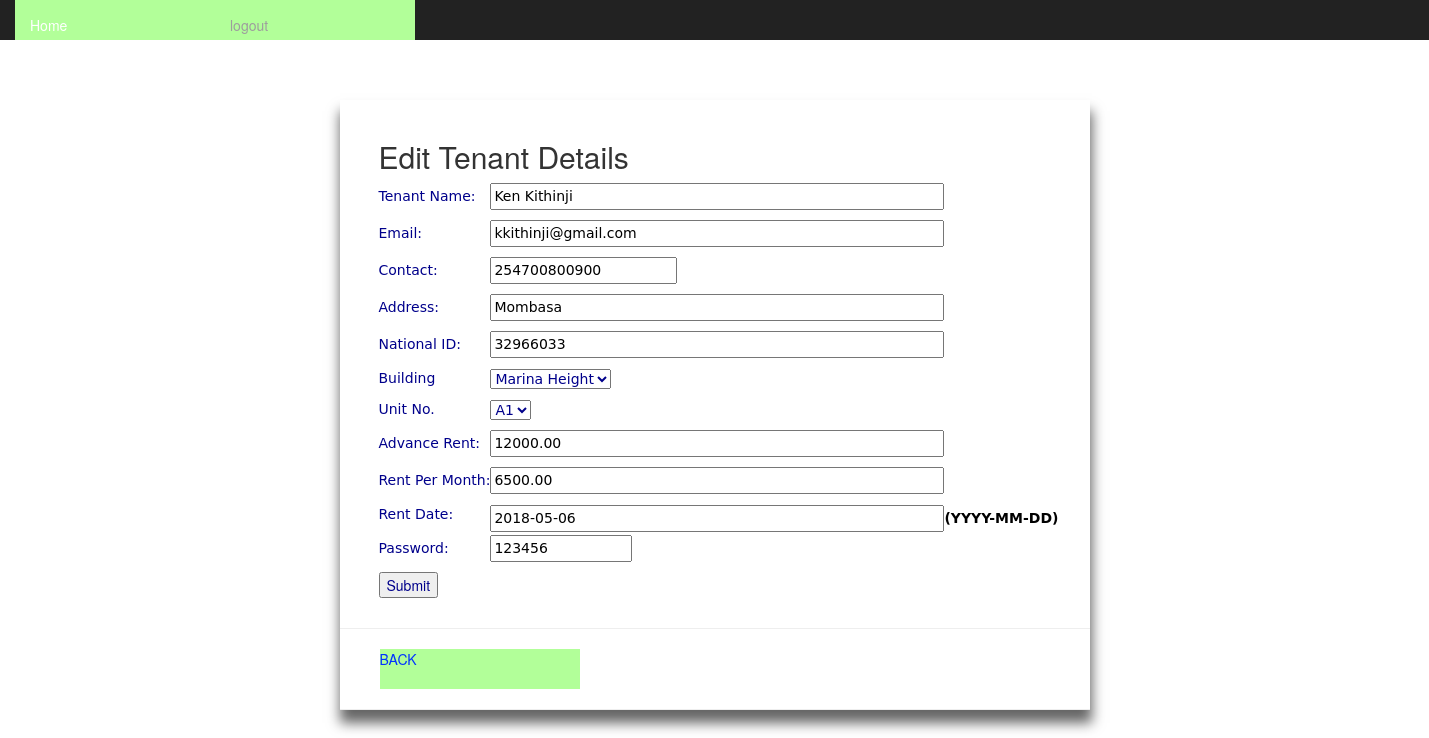
Screenshot of /siteadmin/edit_tenants.php?id=1 (signed in) with the database file from the repository.
### tables this page shows
CREATE TABLE `tenant` (
  `id` int(11) NOT NULL,
  `r_name` varchar(200) NOT NULL,
  `r_email` varchar(200) NOT NULL,
  `r_contact` varchar(200) NOT NULL,
  `r_address` varchar(200) NOT NULL,
  `r_nid` varchar(200) NOT NULL,
  `house_id` int(11) NOT NULL,
  `r_advance` decimal(15,2) NOT NULL DEFAULT '0.00',
  `r_rent_pm` decimal(15,2) NOT NULL DEFAULT '0.00',
  `r_date` varchar(200) NOT NULL,
  `r_password` varchar(200) NOT NULL,
  `building_id` int(11) NOT NULL,
  `status` varchar(255) NOT NULL
);

### siteadmin/edit_tenants.php (the view, shortened to what this page needs)
<?php
include ('common_functions.php');
$result = mysql_query("SELECT * FROM tenant where id='".$_REQUEST['id']."'");
$row = mysql_fetch_array($result);
?>
<html>
<head>
<link rel="stylesheet" href="../style/style.css" type="text/css" media="screen"/>
<link rel="stylesheet" href="../css/bootstrap.css" type="text/css" media="screen"/>
<link rel="stylesheet" href="../style/datapicker/css/bootstrap-datepicker.css" type="text/css" media="screen"/>
<link rel="stylesheet" href="css/bootstrap.min.css" type="text/css">
</head>
 <body>
<div class="container">
 <nav class="nav navbar-inverse navbar-fixed-top">
<?php include_once("headerad.php");?>
</nav>
  <div id="dinv"><br/>
     <div align="left" style="margin-left:24px;">
<?php
echo '<form method="post">';
echo '<div class="container">';
echo '<h2>Edit Tenant Details</h2>' ;
echo ' <table border="0">
<tr><td><p>Tenant Name: </td><td><input type="text" required name="r_name" size="50" maxlength="50" value="'.$row['r_name'].'" class="textbox"/></p></td></tr>
<tr><td><p>Email: </td><td><input type="email" required name="r_email" size="50" maxlength="50" value="'.$row['r_email'].'" class="textbox"/></p></td></tr>
<tr><td><p>Contact: </td><td><input type="number" required name="r_contact" size="15" maxlength="15" value="'.$row['r_contact'].'" class="textbox"/></p></td></tr>
<tr><td><p>Address: </td><td><input type="text" required name="r_address" size="50" maxlength="50" value="'.$row['r_address'].'" class="textbox"/></p></td></tr>
<tr><td><p>National ID: </td><td><input type="text" required name="r_nid" size="50" maxlength="50" value="'.$row['r_nid'].'" class="textbox"/></p></td></tr>
<tr><td><p>Building</p></td><td><p>
<select name="building_id" required>';
$result = mysql_query("SELECT * FROM building_info WHERE status = 'ACTIVE'");
while($r = mysql_fetch_array($result))
{
if ($r['bldid']==$row["building_id"]) {
	 $selected = "selected";
} else {
	 $selected = "";
}
echo '<option value="'.$r['bldid'].'" '.$selected.'>'.$r['name'].'</option>';
}
echo '</select></p></td></tr>
<tr><td><p>Unit No.</p></td><td><p>
<select name="house_id" id="house_id" required>';
$b = mysql_query("SELECT * FROM building_info WHERE status = 'ACTIVE' AND bldid='".$row['building_id']."'");
$building = mysql_fetch_array($b);
$result = mysql_query("SELECT * FROM houses WHERE status = 'ACTIVE' AND building_id='".$building['bldid']."'");
while($h = mysql_fetch_array($result))
{
if ($h['id']==$row["house_id"]) {
	 $selected = "selected";
} else {
	 $selected = "";
}
echo '<option value="'.$h['id'].'" '.$selected.'>'.$h['unit_no'].'</option>';
}
echo '</select></p></td></tr>
<tr><td><p>Advance Rent: </td><td><input type="text" required name="r_advance" size="50" maxlength="50" value="'.$row['r_advance'].'" class="textbox"/></p></td></tr>
<tr><td><p>Rent Per Month: </td><td><input type="text" required name="r_rent_pm" size="50" maxlength="50" value="'.$row['r_rent_pm'].'" class="textbox"/></p></td></tr>
<tr><td><p>Rent Date: </td><td><input type="text" required name="r_date" size="50" maxlength="50" value="'.$row['r_date'].'" id="datepicker" class="textbox"/><label>(YYYY-MM-DD)</label></td></tr>
<tr><td><p>Password: </td><td><input type="text" required name="r_password" size="15" maxlength="15" value="'.$row['r_password'].'" class="textbox"/></p></td></tr>
</table>';
if(!isset($_POST['submitted'])){
    printFormSubmit();
}
echo '</div>
<hr><ul><a href="admin_dashboard.php" class="button">BACK</a>  </ul><hr>';
?>

### style/style.css (style rules this page uses)
body,td,th { font-family:"Lucida Grande", "Lucida Sans Unicode", "Lucida Sans", "DejaVu Sans", Verdana, sans-serif; font-size: 14px; color: #000; line-height:1.5em; }
p { margin-right:24px; }
a:link { color: #03F; text-decoration: none; background-color: #B2FF99 !important; }
#dinv { margin-top:100px; margin-bottom:10px; margin-left:auto; margin-right:auto; width:750px; box-shadow:1px 12px 12px 1px #666666; border:1px; }

### siteadmin/headerad.php (style rules this page uses)
a { display:block;width:200px;height:40px;align:center }
a:link { background-color:#B2FF99; }
p { color:#00008B; }

### rows the page displays
tenant: r_name "Ken Kithinji", r_email "kkithinji@gmail.com", r_contact "254700800900", r_address "Mombasa", r_nid "32966033", r_advance "12000.00", r_rent_pm "6500.00", r_date "2018-05-06", r_password "123456"

### other values shown
form field building_id "Marina Height"
form field house_id "A1"
